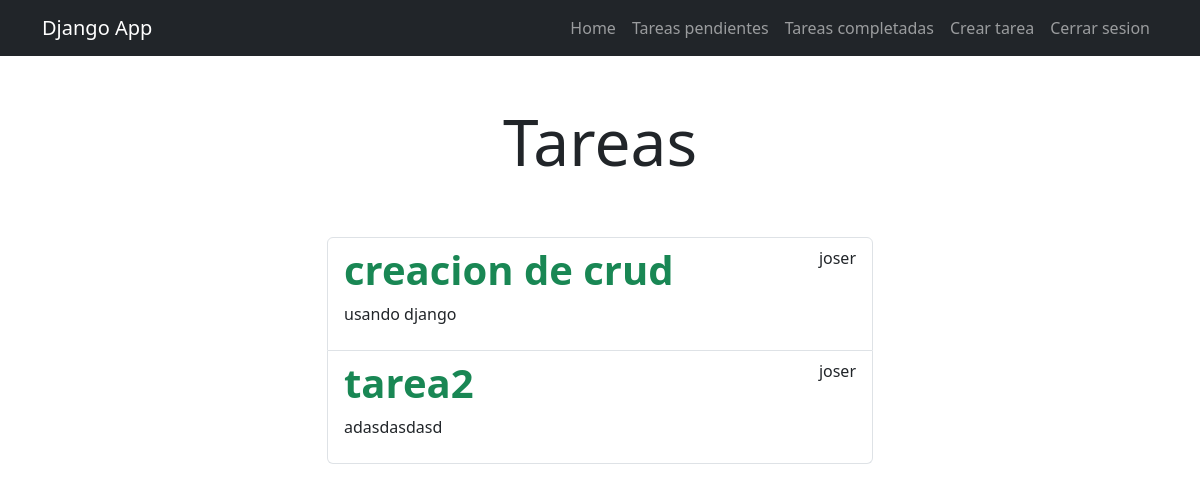
Before: /task/ (signed in) with the older database file.
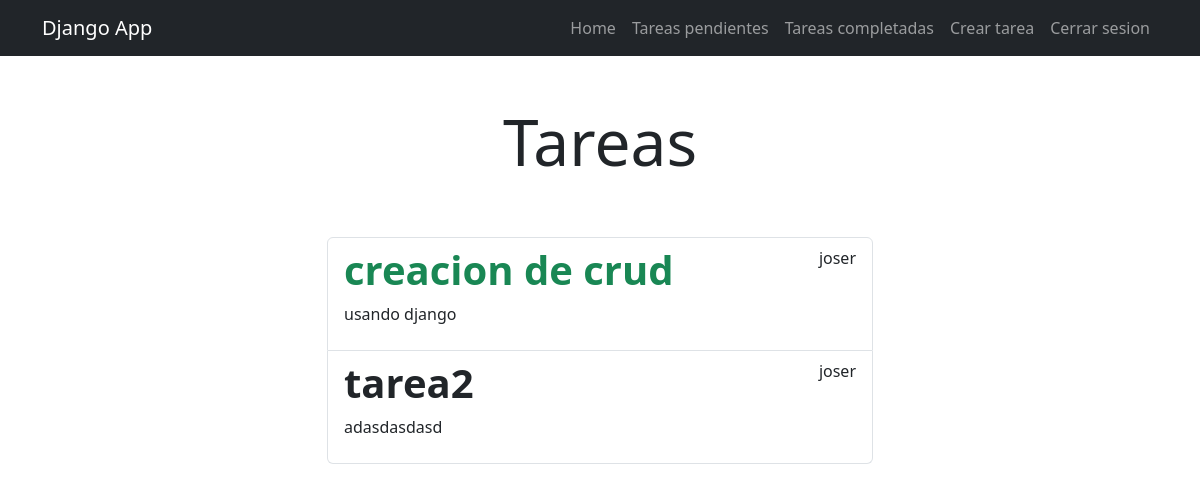
After: the same page with the newer database file.
### tasks/models.py (models this page shows, shortened)
class Task(models.Model):
    title = models.CharField(max_length=100)
    description = models.TextField(blank=True)
    created = models.DateTimeField(auto_now_add=timezone.now)
    datecompleted = models.DateTimeField(null=True,blank=True) #condicional solo para el admin
    important = models.BooleanField(default=False)
    user = models.ForeignKey(User, on_delete=models.CASCADE)

### tasks/views.py (the view)
# urls.py: path('task/', views.task_view,name='task.url'),                                 #Tareas
@login_required
def task_view(request):
    try:
        tasks= Task.objects.filter(user=request.user, datecompleted__isnull= True)
        return render(request,'task.html', {'tasks': tasks})
    except:
        return render(request, 'home.html',{
           'error': 'Por favor ingrese a su usuario o cree uno'})

### tasks/templates/task.html (shortened to what this page needs)
{% extends 'base.html' %} {% block content %}
<main class="container">
  <div class="row">
    <div class="col-md-6 offset-md-3">
      <h1 class="text-center display-3 py-5">Tareas</h1>
      <ul class="list-group">
        {% for task in tasks %}
        <a class="list-group-item" href="{% url 'task_detail' task.id %}">
          <header class="d-flex justify-content-between">
            {% if task.important %}
            <h1 class="fw-bold text-success">{{task.title}}</h1>
            {% else %}
            <h1 class="fw-bold">{{task.title}}</h1>
            {% endif %}
            <p>{{task.user.username}}</p>
          </header>
          <p>{{task.description}}</p>
        </a>
        {% endfor %}
      </ul>
    </div>
  </div>
</main>
{% endblock %}

### tasks/templates/base.html (shortened to what this page needs)
<!doctype html>
<html lang="en">
  <head>
    <link
      rel="stylesheet"
      href="https://cdn.jsdelivr.net/npm/bootstrap@5.3.8/dist/css/bootstrap.min.css"
    />
  </head>
  <body>
    <nav class="navbar navbar-expand-lg bg-dark navbar-dark">
      <div class="container">
        <a class="navbar-brand" href="/">Django App</a>
        <div class="collapse navbar-collapse" id="navbarNav">
          <ul class="navbar-nav ms-auto">
            <li>
              <a href="/" class="nav-link">Home</a>
            </li>
            {% if user.is_authenticated %}
            <li class="nav-item">
              <a href="{% url 'task.url' %}" class="nav-link"
                >Tareas pendientes</a
              >
            </li>
            <li class="nav-item">
              <a href="{% url 'task_completed' %}" class="nav-link"
                >Tareas completadas</a
              >
            </li>
            <li class="nav-item">
              <a href="/task/create" class="nav-link">Crear tarea</a>
            </li>
            <li class="nav-item">
              <a href="/logout" class="nav-link">Cerrar sesion</a>
            </li>
            {% endif %}
          </ul>
        </div>
      </div>
    </nav>
    {% block content %} {% endblock %}
  </body>
</html>

Changed rows visible on the page:
changed Task "tarea2": important True → False (drawn)
